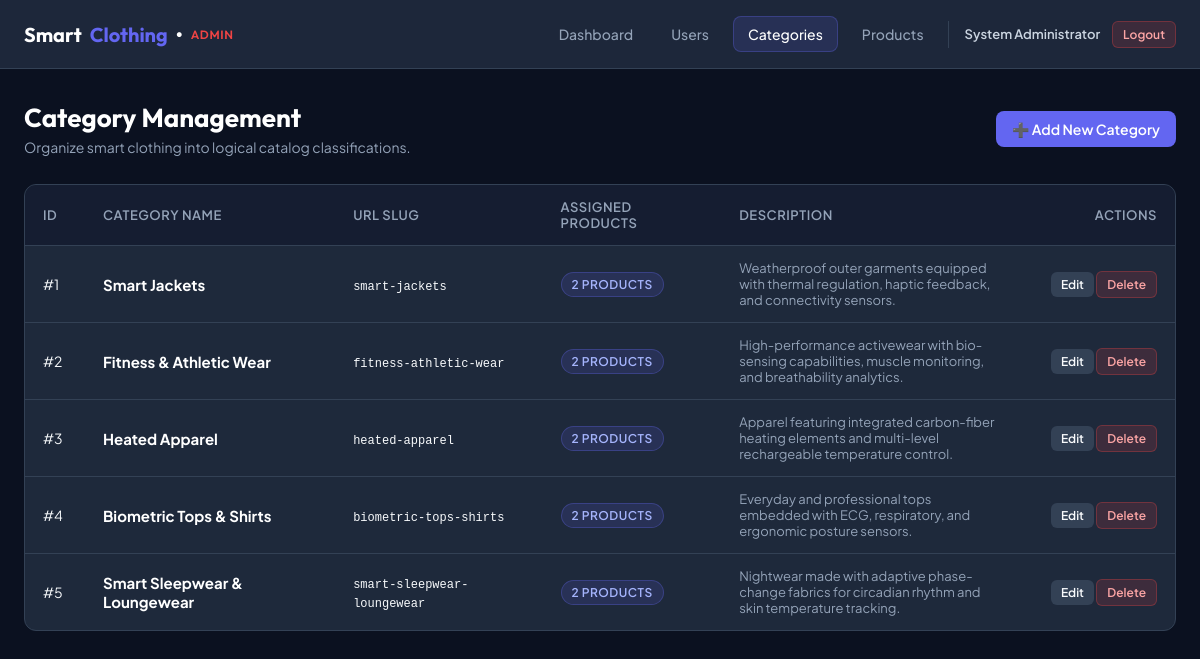
Screenshot of /admin/categories.php (signed in) with the database file from the repository.
### tables this page shows
CREATE TABLE `categories` (
  `id` INT UNSIGNED AUTO_INCREMENT PRIMARY KEY,
  `name` VARCHAR(100) NOT NULL UNIQUE,
  `slug` VARCHAR(100) NOT NULL UNIQUE,
  `description` TEXT DEFAULT NULL,
  `created_at` TIMESTAMP DEFAULT CURRENT_TIMESTAMP
);

### app/Controllers/Admin/CategoryController.php (called while the page is built, shortened)
<?php
class CategoryController extends Controller
{
    public function categories(): void
    {
        $categories = (new Category())->getAll();
        include APP_ROOT . '/app/Views/admin/categories.php';
        exit;
    }
}

### admin/categories.php (called while the page is built, shortened)
<?php
require_once __DIR__ . '/../public/bootstrap.php';
$controller = new CategoryController();
$controller->categories();

### app/Core/helpers.php (called while the page is built, shortened)
<?php
function base_url(string $path = ''): string
{
    $scriptName = str_replace('\\', '/', $_SERVER['SCRIPT_NAME'] ?? '');
    $base = '/';
    return $base . ltrim($path, '/');
}
function e($data): string
{
    return htmlspecialchars((string)($data ?? ''), ENT_QUOTES, 'UTF-8');
}

### public/bootstrap.php (called while the page is built, shortened)
<?php
spl_autoload_register(function ($class) {
    $prefix = 'App\\';
    $relativeClass = substr($class, strlen($prefix));
    $file = APP_ROOT . '/app/' . str_replace('\\', '/', $relativeClass) . '.php';
});
require_once APP_ROOT . '/app/Core/Database.php';
require_once APP_ROOT . '/app/Core/helpers.php';

### app/Core/Database.php (called while the page is built, shortened)
<?php
class Database
{
    private static ?\PDO $instance = null;
    private string $host;
    private string $user;
    private string $pass;
    private string $dbname;
    private string $charset;
    public function __construct(string $host = 'localhost', string $user = 'root', string $pass = '', string $dbname = 'smart_clothing', string $charset = 'utf8mb4')
    {
        $this->host = $host;
        $this->user = $user;
        $this->pass = $pass;
        $this->dbname = $dbname;
        $this->charset = $charset;
    }
    public static function getInstance(?string $host = null, ?string $user = null, ?string $pass = null, ?string $dbname = null, ?string $charset = null): \PDO
    {
        if (self::$instance === null) {
            self::$instance = (new self($host ?? 'localhost', $user ?? 'root', $pass ?? '', $dbname ?? 'smart_clothing', $charset ?? 'utf8mb4'))->connect();
        }
        return self::$instance;
    }
    public function connect(): \PDO
    {
        $dsn = "mysql:host={$this->host};dbname={$this->dbname};charset={$this->charset}";
        $options = [
            \PDO::ATTR_ERRMODE => \PDO::ERRMODE_EXCEPTION,
            \PDO::ATTR_DEFAULT_FETCH_MODE => \PDO::FETCH_ASSOC,
            \PDO::ATTR_EMULATE_PREPARES => false,
        ];
        try {
            self::$instance = new \PDO($dsn, $this->user, $this->pass, $options);
        } catch (\PDOException $e) {
            die("Database Connection Failed: " . htmlspecialchars($e->getMessage()));
        }
        return self::$instance;
    }
}

### app/Models/Category.php (called while the page is built, shortened)
<?php
class Category
{
    protected \PDO $pdo;
    public function __construct()
    {
        $this->pdo = Database::getInstance();
    }
    public function getAll(): array
    {
        $stmt = $this->pdo->query("
            SELECT c.id, c.name, c.slug, c.description, c.created_at,
                   COUNT(p.id) AS product_count
            FROM categories c
            LEFT JOIN products p ON c.id = p.category_id
            GROUP BY c.id, c.name, c.slug, c.description, c.created_at
            ORDER BY c.id ASC
        ");
        return $stmt->fetchAll();
    }
}

### app/Views/admin/categories.php (the view, shortened to what this page needs)
<?php include APP_ROOT . "/app/Views/admin/admin_header.php"; ?>
<div class="page-header">
    <div>
        <h1 class="page-title">Category Management</h1>
        <p class="page-subtitle">Organize smart clothing into logical catalog classifications.</p>
    </div>
    <a href="<?= base_url('admin/category_add.php') ?>" class="btn btn-primary">
        ➕ Add New Category
    </a>
</div>
<div class="table-card">
    <div style="overflow-x: auto;">
        <table class="data-table">
            <thead>
                <tr>
                    <th style="width: 60px;">ID</th>
                    <th>Category Name</th>
                    <th>URL Slug</th>
                    <th>Assigned Products</th>
                    <th>Description</th>
                    <th style="text-align: right; width: 160px;">Actions</th>
                </tr>
            </thead>
            <tbody>
                <?php if (empty($categories)): ?>
                    <tr>
                        <td colspan="6" style="text-align: center; padding: 32px; color: var(--text-muted);">
                            No categories found. Click "Add New Category" above to create one.
                        </td>
                    </tr>
                <?php else: ?>
                    <?php foreach ($categories as $cat): ?>
                        <tr>
                            <td>#<?= (int)$cat['id'] ?></td>
                            <td>
                                <strong style="color: #fff; font-size: 15px;"><?= e($cat['name']) ?></strong>
                            </td>
                            <td>
                                <code style="font-size: 12px;"><?= e($cat['slug']) ?></code>
                            </td>
                            <td>
                                <span class="badge" style="background: rgba(99, 102, 241, 0.15); color: #a5b4fc; border: 1px solid rgba(99, 102, 241, 0.3);">
                                    <?= (int)$cat['product_count'] ?> Products
                                </span>
                            </td>
                            <td style="color: var(--text-muted); font-size: 13px; max-width: 320px;">
                                <?= e($cat['description'] ?: '—') ?>
                            </td>
                            <td style="text-align: right; white-space: nowrap;">
                                <a href="<?= base_url('admin/category_edit.php?id=' . $cat['id']) ?>" class="btn btn-secondary btn-sm">
                                    Edit
                                </a>
                                <a
                                    href="<?= base_url('admin/category_delete.php?id=' . $cat['id']) ?>"
                                    class="btn btn-danger btn-sm"
                                    onclick="return confirm('Are you sure you want to delete category \'<?= htmlspecialchars(addslashes($cat['name']), ENT_QUOTES) ?>\'?');"
                                >
                                    Delete
                                </a>
                            </td>
                        </tr>
                    <?php endforeach; ?>
                <?php endif; ?>
            </tbody>
        </table>
    </div>
</div>
<?php include APP_ROOT . "/app/Views/admin/admin_footer.php"; ?>

### assets/admin/admin.css (style rules this page uses)
:root { --bg-dark: #0b1120; --card-bg: #1e293b; --card-hover: #243248; --border-color: #334155; --text-main: #f8fafc; --text-muted: #94a3b8; --accent: #6366f1; --accent-hover: #4f46e5; --accent-light: rgba(99, 102, 241, 0.15); --success: #10b981; --success-bg: rgba(16, 185, 129, 0.12); --danger: #ef4444; --danger-bg: rgba(239, 68, 68, 0.12); --warning: #f59e0b; --warning-bg: rgba(245, 158, 11, 0.12); --info: #38bdf8; }
* { box-sizing: border-box; margin: 0; padding: 0; }
body { font-family: 'Plus Jakarta Sans', -apple-system, BlinkMacSystemFont, sans-serif; background-color: var(--bg-dark); color: var(--text-main); min-height: 100vh; display: flex; flex-direction: column; }
.page-header { display: flex; align-items: center; justify-content: space-between; margin-bottom: 28px; flex-wrap: wrap; gap: 16px; }
.page-title { font-family: 'Outfit', sans-serif; font-size: 26px; font-weight: 700; color: #ffffff; }
.page-subtitle { color: var(--text-muted); font-size: 14px; margin-top: 4px; }
.table-card { background: var(--card-bg); border: 1px solid var(--border-color); border-radius: 12px; overflow: hidden; }
.data-table { width: 100%; border-collapse: collapse; text-align: left; font-size: 14px; }
.data-table thead { background: rgba(15, 23, 42, 0.6); border-bottom: 1px solid var(--border-color); }
.data-table th { padding: 14px 18px; color: var(--text-muted); font-weight: 600; font-size: 13px; text-transform: uppercase; letter-spacing: 0.04em; }
.data-table td { padding: 14px 18px; border-bottom: 1px solid var(--border-color); vertical-align: middle; }
.data-table tbody tr:last-child td { border-bottom: none; }
.badge { display: inline-block; padding: 4px 10px; border-radius: 999px; font-size: 12px; font-weight: 600; text-transform: uppercase; letter-spacing: 0.04em; }
.btn { display: inline-flex; align-items: center; justify-content: center; gap: 6px; padding: 9px 16px; border-radius: 8px; font-size: 14px; font-weight: 600; text-decoration: none; cursor: pointer; border: none; transition: all 0.15s ease; }
.btn-primary { background-color: var(--accent); color: #ffffff; }
.btn-secondary { background-color: #334155; color: var(--text-main); }
.btn-danger { background-color: rgba(239, 68, 68, 0.15); border: 1px solid rgba(239, 68, 68, 0.3); color: #fca5a5; }
.btn-sm { padding: 5px 10px; font-size: 12px; border-radius: 6px; }

### rows the page displays
categories: id "1", name "Smart Jackets", slug "smart-jackets", product_count "2", description "Weatherproof outer garments equipped with thermal regulation, haptic feedback, and connectivity sensors."
categories: id "2", name "Fitness & Athletic Wear", slug "fitness-athletic-wear", product_count "2", description "High-performance activewear with bio-sensing capabilities, muscle monitoring, and breathability analytics."
categories: id "3", name "Heated Apparel", slug "heated-apparel", product_count "2", description "Apparel featuring integrated carbon-fiber heating elements and multi-level rechargeable temperature control."
categories: id "4", name "Biometric Tops & Shirts", slug "biometric-tops-shirts", product_count "2", description "Everyday and professional tops embedded with ECG, respiratory, and ergonomic posture sensors."
categories: id "5", name "Smart Sleepwear & Loungewear", slug "smart-sleepwear-loungewear", product_count "2", description "Nightwear made with adaptive phase-change fabrics for circadian rhythm and skin temperature tracking."

### other values shown
$adminUser['name'] "System Administrator"
